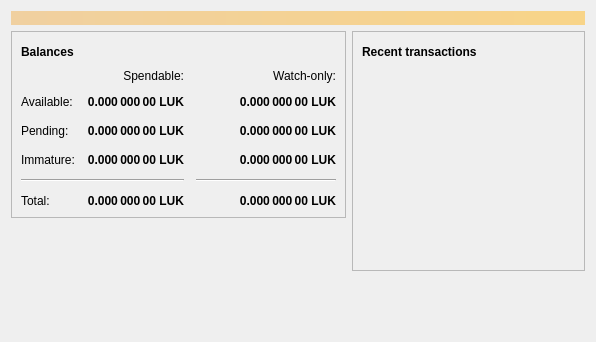
<?xml version="1.0" encoding="UTF-8"?>
<ui version="4.0">
 <class>OverviewPage</class>
 <widget class="QWidget" name="OverviewPage">
  <property name="geometry">
   <rect>
    <x>0</x>
    <y>0</y>
    <width>596</width>
    <height>342</height>
   </rect>
  </property>
  <property name="windowTitle">
   <string>Form</string>
  </property>
  <layout class="QVBoxLayout" name="topLayout">
   <item>
    <widget class="QLabel" name="labelAlerts">
     <property name="visible">
      <bool>false</bool>
     </property>
     <property name="styleSheet">
      <string notr="true">QLabel { background-color: qlineargradient(x1: 0, y1: 0, x2: 1, y2: 0, stop:0 #F0D0A0, stop:1 #F8D488); color:#000000; }</string>
     </property>
     <property name="wordWrap">
      <bool>true</bool>
     </property>
     <property name="margin">
      <number>3</number>
     </property>
     <property name="textInteractionFlags">
      <set>Qt::TextSelectableByMouse</set>
     </property>
    </widget>
   </item>
   <item>
    <layout class="QHBoxLayout" name="horizontalLayout" stretch="1,1">
     <item>
      <layout class="QVBoxLayout" name="verticalLayout_2">
       <item>
        <widget class="QFrame" name="frame">
         <property name="frameShape">
          <enum>QFrame::StyledPanel</enum>
         </property>
         <property name="frameShadow">
          <enum>QFrame::Raised</enum>
         </property>
         <layout class="QVBoxLayout" name="verticalLayout_4">
          <item>
           <layout class="QHBoxLayout" name="horizontalLayout_4">
            <item>
             <widget class="QLabel" name="label_5">
              <property name="font">
               <font>
                <weight>75</weight>
                <bold>true</bold>
               </font>
              </property>
              <property name="text">
               <string>Balances</string>
              </property>
             </widget>
            </item>
            <item>
             <widget class="QPushButton" name="labelWalletStatus">
              <property name="enabled">
               <bool>true</bool>
              </property>
              <property name="maximumSize">
               <size>
                <width>30</width>
                <height>16777215</height>
               </size>
              </property>
              <property name="toolTip">
               <string>The displayed information may be out of date. Your wallet automatically synchronizes with the Luk network after a connection is established, but this process has not completed yet.</string>
              </property>
              <property name="text">
               <string/>
              </property>
              <property name="icon">
               <iconset resource="../luk.qrc">
                <normaloff>:/icons/warning</normaloff>
                <disabledoff>:/icons/warning</disabledoff>:/icons/warning</iconset>
              </property>
              <property name="iconSize">
               <size>
                <width>24</width>
                <height>24</height>
               </size>
              </property>
              <property name="flat">
               <bool>true</bool>
              </property>
             </widget>
            </item>
            <item>
             <spacer name="horizontalSpacer_3">
              <property name="orientation">
               <enum>Qt::Horizontal</enum>
              </property>
              <property name="sizeHint" stdset="0">
               <size>
                <width>40</width>
                <height>20</height>
               </size>
              </property>
             </spacer>
            </item>
           </layout>
          </item>
          <item>
           <layout class="QGridLayout" name="gridLayout">
            <property name="spacing">
             <number>12</number>
            </property>
            <item row="2" column="2">
             <widget class="QLabel" name="labelWatchPending">
              <property name="font">
               <font>
                <weight>75</weight>
                <bold>true</bold>
               </font>
              </property>
              <property name="cursor">
               <cursorShape>IBeamCursor</cursorShape>
              </property>
              <property name="toolTip">
               <string>Unconfirmed transactions to watch-only addresses</string>
              </property>
              <property name="text">
               <string notr="true">0.000 000 00 LUK</string>
              </property>
              <property name="alignment">
               <set>Qt::AlignRight|Qt::AlignTrailing|Qt::AlignVCenter</set>
              </property>
              <property name="textInteractionFlags">
               <set>Qt::LinksAccessibleByMouse|Qt::TextSelectableByKeyboard|Qt::TextSelectableByMouse</set>
              </property>
             </widget>
            </item>
            <item row="2" column="1">
             <widget class="QLabel" name="labelUnconfirmed">
              <property name="font">
               <font>
                <weight>75</weight>
                <bold>true</bold>
               </font>
              </property>
              <property name="cursor">
               <cursorShape>IBeamCursor</cursorShape>
              </property>
              <property name="toolTip">
               <string>Total of transactions that have yet to be confirmed, and do not yet count toward the spendable balance</string>
              </property>
              <property name="text">
               <string notr="true">0.000 000 00 LUK</string>
              </property>
              <property name="alignment">
               <set>Qt::AlignRight|Qt::AlignTrailing|Qt::AlignVCenter</set>
              </property>
              <property name="textInteractionFlags">
               <set>Qt::LinksAccessibleByMouse|Qt::TextSelectableByKeyboard|Qt::TextSelectableByMouse</set>
              </property>
             </widget>
            </item>
            <item row="3" column="2">
             <widget class="QLabel" name="labelWatchImmature">
              <property name="font">
               <font>
                <weight>75</weight>
                <bold>true</bold>
               </font>
              </property>
              <property name="cursor">
               <cursorShape>IBeamCursor</cursorShape>
              </property>
              <property name="toolTip">
               <string>Mined balance in watch-only addresses that has not yet matured</string>
              </property>
              <property name="text">
               <string notr="true">0.000 000 00 LUK</string>
              </property>
              <property name="alignment">
               <set>Qt::AlignRight|Qt::AlignTrailing|Qt::AlignVCenter</set>
              </property>
              <property name="textInteractionFlags">
               <set>Qt::LinksAccessibleByMouse|Qt::TextSelectableByKeyboard|Qt::TextSelectableByMouse</set>
              </property>
             </widget>
            </item>
            <item row="4" column="0" colspan="2">
             <widget class="Line" name="line">
              <property name="orientation">
               <enum>Qt::Horizontal</enum>
              </property>
             </widget>
            </item>
            <item row="4" column="2">
             <widget class="Line" name="lineWatchBalance">
              <property name="sizePolicy">
               <sizepolicy hsizetype="Preferred" vsizetype="Fixed">
                <horstretch>0</horstretch>
                <verstretch>0</verstretch>
               </sizepolicy>
              </property>
              <property name="minimumSize">
               <size>
                <width>140</width>
                <height>0</height>
               </size>
              </property>
              <property name="orientation">
               <enum>Qt::Horizontal</enum>
              </property>
             </widget>
            </item>
            <item row="5" column="0">
             <widget class="QLabel" name="labelTotalText">
              <property name="text">
               <string>Total:</string>
              </property>
             </widget>
            </item>
            <item row="3" column="1">
             <widget class="QLabel" name="labelImmature">
              <property name="font">
               <font>
                <weight>75</weight>
                <bold>true</bold>
               </font>
              </property>
              <property name="cursor">
               <cursorShape>IBeamCursor</cursorShape>
              </property>
              <property name="toolTip">
               <string>Mined balance that has not yet matured</string>
              </property>
              <property name="text">
               <string notr="true">0.000 000 00 LUK</string>
              </property>
              <property name="alignment">
               <set>Qt::AlignRight|Qt::AlignTrailing|Qt::AlignVCenter</set>
              </property>
              <property name="textInteractionFlags">
               <set>Qt::LinksAccessibleByMouse|Qt::TextSelectableByKeyboard|Qt::TextSelectableByMouse</set>
              </property>
             </widget>
            </item>
            <item row="2" column="3">
             <spacer name="horizontalSpacer_2">
              <property name="orientation">
               <enum>Qt::Horizontal</enum>
              </property>
              <property name="sizeHint" stdset="0">
               <size>
                <width>40</width>
                <height>20</height>
               </size>
              </property>
             </spacer>
            </item>
            <item row="3" column="0">
             <widget class="QLabel" name="labelImmatureText">
              <property name="text">
               <string>Immature:</string>
              </property>
             </widget>
            </item>
            <item row="5" column="1">
             <widget class="QLabel" name="labelTotal">
              <property name="font">
               <font>
                <weight>75</weight>
                <bold>true</bold>
               </font>
              </property>
              <property name="cursor">
               <cursorShape>IBeamCursor</cursorShape>
              </property>
              <property name="toolTip">
               <string>Your current total balance</string>
              </property>
              <property name="text">
               <string notr="true">0.000 000 00 LUK</string>
              </property>
              <property name="alignment">
               <set>Qt::AlignRight|Qt::AlignTrailing|Qt::AlignVCenter</set>
              </property>
              <property name="textInteractionFlags">
               <set>Qt::LinksAccessibleByMouse|Qt::TextSelectableByKeyboard|Qt::TextSelectableByMouse</set>
              </property>
             </widget>
            </item>
            <item row="5" column="2">
             <widget class="QLabel" name="labelWatchTotal">
              <property name="font">
               <font>
                <weight>75</weight>
                <bold>true</bold>
               </font>
              </property>
              <property name="cursor">
               <cursorShape>IBeamCursor</cursorShape>
              </property>
              <property name="toolTip">
               <string>Current total balance in watch-only addresses</string>
              </property>
              <property name="text">
               <string notr="true">0.000 000 00 LUK</string>
              </property>
              <property name="alignment">
               <set>Qt::AlignRight|Qt::AlignTrailing|Qt::AlignVCenter</set>
              </property>
              <property name="textInteractionFlags">
               <set>Qt::LinksAccessibleByMouse|Qt::TextSelectableByKeyboard|Qt::TextSelectableByMouse</set>
              </property>
             </widget>
            </item>
            <item row="0" column="2">
             <widget class="QLabel" name="labelWatchonly">
              <property name="text">
               <string>Watch-only:</string>
              </property>
              <property name="alignment">
               <set>Qt::AlignRight|Qt::AlignTrailing|Qt::AlignVCenter</set>
              </property>
             </widget>
            </item>
            <item row="1" column="0">
             <widget class="QLabel" name="labelBalanceText">
              <property name="text">
               <string>Available:</string>
              </property>
             </widget>
            </item>
            <item row="1" column="1">
             <widget class="QLabel" name="labelBalance">
              <property name="font">
               <font>
                <weight>75</weight>
                <bold>true</bold>
               </font>
              </property>
              <property name="cursor">
               <cursorShape>IBeamCursor</cursorShape>
              </property>
              <property name="toolTip">
               <string>Your current spendable balance</string>
              </property>
              <property name="text">
               <string notr="true">0.000 000 00 LUK</string>
              </property>
              <property name="alignment">
               <set>Qt::AlignRight|Qt::AlignTrailing|Qt::AlignVCenter</set>
              </property>
              <property name="textInteractionFlags">
               <set>Qt::LinksAccessibleByMouse|Qt::TextSelectableByKeyboard|Qt::TextSelectableByMouse</set>
              </property>
             </widget>
            </item>
            <item row="1" column="2">
             <widget class="QLabel" name="labelWatchAvailable">
              <property name="font">
               <font>
                <weight>75</weight>
                <bold>true</bold>
               </font>
              </property>
              <property name="cursor">
               <cursorShape>IBeamCursor</cursorShape>
              </property>
              <property name="toolTip">
               <string>Your current balance in watch-only addresses</string>
              </property>
              <property name="text">
               <string notr="true">0.000 000 00 LUK</string>
              </property>
              <property name="alignment">
               <set>Qt::AlignRight|Qt::AlignTrailing|Qt::AlignVCenter</set>
              </property>
              <property name="textInteractionFlags">
               <set>Qt::LinksAccessibleByMouse|Qt::TextSelectableByKeyboard|Qt::TextSelectableByMouse</set>
              </property>
             </widget>
            </item>
            <item row="2" column="0">
             <widget class="QLabel" name="labelPendingText">
              <property name="text">
               <string>Pending:</string>
              </property>
             </widget>
            </item>
            <item row="0" column="1">
             <widget class="QLabel" name="labelSpendable">
              <property name="text">
               <string>Spendable:</string>
              </property>
              <property name="alignment">
               <set>Qt::AlignRight|Qt::AlignTrailing|Qt::AlignVCenter</set>
              </property>
             </widget>
            </item>
           </layout>
          </item>
         </layout>
        </widget>
       </item>
       <item>
        <spacer name="verticalSpacer">
         <property name="orientation">
          <enum>Qt::Vertical</enum>
         </property>
         <property name="sizeHint" stdset="0">
          <size>
           <width>20</width>
           <height>40</height>
          </size>
         </property>
        </spacer>
       </item>
      </layout>
     </item>
     <item>
      <layout class="QVBoxLayout" name="verticalLayout_3">
       <item>
        <widget class="QFrame" name="frame_2">
         <property name="frameShape">
          <enum>QFrame::StyledPanel</enum>
         </property>
         <property name="frameShadow">
          <enum>QFrame::Raised</enum>
         </property>
         <layout class="QVBoxLayout" name="verticalLayout">
          <item>
           <layout class="QHBoxLayout" name="horizontalLayout_2">
            <item>
             <widget class="QLabel" name="label_4">
              <property name="font">
               <font>
                <weight>75</weight>
                <bold>true</bold>
               </font>
              </property>
              <property name="text">
               <string>Recent transactions</string>
              </property>
             </widget>
            </item>
            <item>
             <widget class="QPushButton" name="labelTransactionsStatus">
              <property name="enabled">
               <bool>true</bool>
              </property>
              <property name="maximumSize">
               <size>
                <width>30</width>
                <height>16777215</height>
               </size>
              </property>
              <property name="toolTip">
               <string>The displayed information may be out of date. Your wallet automatically synchronizes with the Luk network after a connection is established, but this process has not completed yet.</string>
              </property>
              <property name="text">
               <string/>
              </property>
              <property name="icon">
               <iconset resource="../luk.qrc">
                <normaloff>:/icons/warning</normaloff>
                <disabledoff>:/icons/warning</disabledoff>:/icons/warning</iconset>
              </property>
              <property name="iconSize">
               <size>
                <width>24</width>
                <height>24</height>
               </size>
              </property>
              <property name="flat">
               <bool>true</bool>
              </property>
             </widget>
            </item>
            <item>
             <spacer name="horizontalSpacer">
              <property name="orientation">
               <enum>Qt::Horizontal</enum>
              </property>
              <property name="sizeHint" stdset="0">
               <size>
                <width>40</width>
                <height>20</height>
               </size>
              </property>
             </spacer>
            </item>
           </layout>
          </item>
          <item>
           <widget class="QListView" name="listTransactions">
            <property name="styleSheet">
             <string notr="true">QListView { background: transparent; }</string>
            </property>
            <property name="frameShape">
             <enum>QFrame::NoFrame</enum>
            </property>
            <property name="verticalScrollBarPolicy">
             <enum>Qt::ScrollBarAlwaysOff</enum>
            </property>
            <property name="horizontalScrollBarPolicy">
             <enum>Qt::ScrollBarAlwaysOff</enum>
            </property>
            <property name="selectionMode">
             <enum>QAbstractItemView::NoSelection</enum>
            </property>
           </widget>
          </item>
         </layout>
        </widget>
       </item>
       <item>
        <spacer name="verticalSpacer_2">
         <property name="orientation">
          <enum>Qt::Vertical</enum>
         </property>
         <property name="sizeHint" stdset="0">
          <size>
           <width>20</width>
           <height>40</height>
          </size>
         </property>
        </spacer>
       </item>
      </layout>
     </item>
    </layout>
   </item>
  </layout>
 </widget>
 <resources/>
 <connections/>
</ui>
